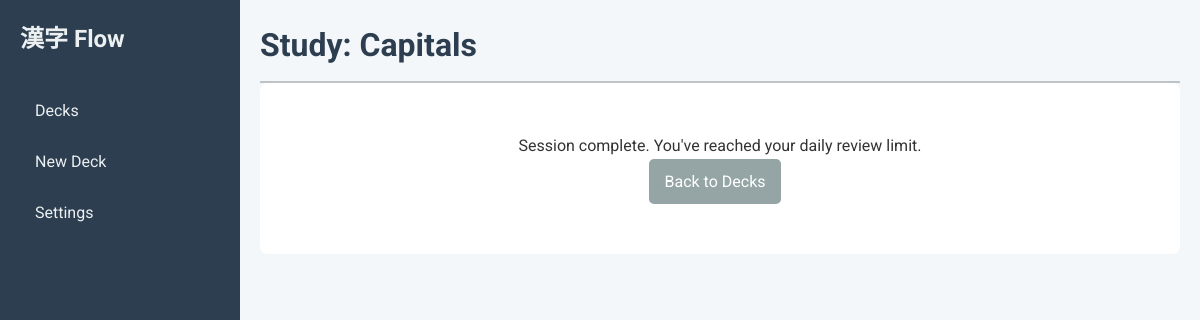
/study/1, run on an earlier commit of the app's database.
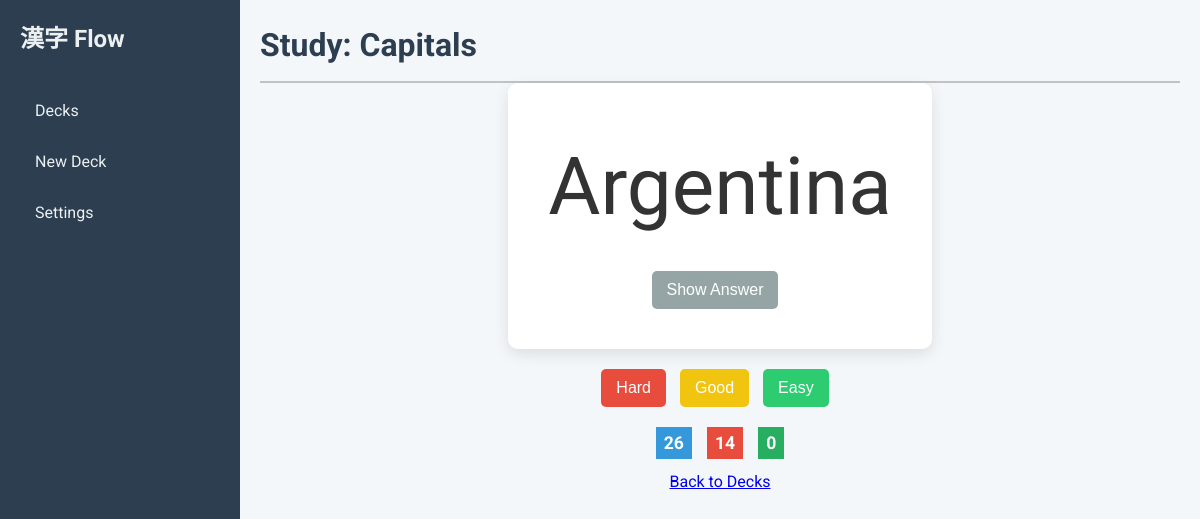
And on a later commit of the database.
### tables this page shows
CREATE TABLE decks (
            id INTEGER PRIMARY KEY AUTOINCREMENT,
            name TEXT NOT NULL UNIQUE,
            card_template TEXT NOT NULL,
            card_css TEXT NOT NULL,
            new_cards_per_day INTEGER,
            max_reviews_per_day INTEGER,
            learning_steps TEXT,
            graduating_interval INTEGER
        );

### app/main.py (the view)
@app.get("/study/{deck_id}", response_class=HTMLResponse)
async def study_deck(request: Request, deck_id: int, db: sqlite3.Connection = Depends(get_database)):
    deck = crud.get_deck(db, deck_id)
    if not deck:
        return RedirectResponse(url="/decks")
    global_new_cards = int(crud.get_setting(db, "new_cards_per_day") or "5")
    global_max_reviews = int(crud.get_setting(db, "max_reviews_per_day") or "20")
    effective_new_cards = deck.new_cards_per_day or global_new_cards
    effective_max_reviews = deck.max_reviews_per_day or global_max_reviews
    reviews_done_today = crud.get_reviews_done_today(db, deck_id)
    if reviews_done_today >= effective_max_reviews:
        return templates.TemplateResponse(
            "study.html", {
                "request": request, "deck": deck, "current_card": None,
                "message": "Session complete. You've reached your daily review limit."
            })
    current_card = crud.get_next_card_for_review(db, deck_id, effective_new_cards, effective_max_reviews)
    queue_counts = crud.get_queue_counts(db, deck_id, effective_new_cards)
    if not current_card:
        return templates.TemplateResponse(
            "study.html", {
                "request": request, "deck": deck, "current_card": None,
                "message": "Session complete. Well done!", "queue_counts": queue_counts
            })
    return templates.TemplateResponse(
        "study.html", {
            "request": request, "deck": deck, "current_card": current_card,
            "queue_counts": queue_counts
        })

### templates/study.html (shortened to what this page needs)
{% extends "base.html" %}
{% block page_title %}Study: {{ deck.name }}{% endblock %}
{% block content %}
    {% if current_card %}
        <div class="kanji-card-container">
            {{ render_template_string(deck.card_template, card=current_card) | safe }}
            <div class="review-buttons" style="margin-top: 20px;">
                <form action="/submit_review/{{ deck.id }}" method="post" style="display: inline;">
                    <button type="submit" name="quality" value="1" class="btn btn-danger">Hard</button>
                </form>
                <form action="/submit_review/{{ deck.id }}" method="post" style="display: inline;">
                    <button type="submit" name="quality" value="3" class="btn btn-warning">Good</button>
                </form>
                <form action="/submit_review/{{ deck.id }}" method="post" style="display: inline;">
                    <button type="submit" name="quality" value="5" class="btn btn-success">Easy</button>
                </form>
            </div>
        </div>
        <div class="reviews-left" style="text-align: center; margin-top: 20px; color: #7f8c8d;">
            <span class="new-count" title="New Cards">{{ queue_counts.new }}</span>
            <span class="learn-count" title="Learning">{{ queue_counts.learning }}</span>
            <span class="review-count" title="Due for Review">{{ queue_counts.review }}</span>
        </div>
        <div style="text-align: center; margin-top: 10px;">
            <a href="/decks">Back to Decks</a>
        </div>
    {% else %}
        <div class="empty-state">
            <p>{{ message or "No cards to review today!" }}</p>
            <a href="/decks" class="btn btn-secondary">Back to Decks</a>
        </div>
    {% endif %}
{% endblock %}

### templates/base.html (shortened to what this page needs)
<!DOCTYPE html>
<html lang="en">
<head>
    <link rel="stylesheet" href="/static/css/style.css">
</head>
<body>
    <div class="container">
        <aside class="sidebar">
            <div class="logo">
                <span>漢字 Flow</span>
            </div>
            <nav>
                <ul>
                    <li><a href="/decks">Decks</a></li>
                    <li><a href="/add_deck">New Deck</a></li>
                    <li><a href="/settings">Settings</a></li>
                </ul>
            </nav>
        </aside>
        <main class="content">
            <header class="header">
                <h1>{% block page_title %}{% endblock %}</h1>
            </header>
            <div class="main-content-area">
                {% block content %}{% endblock %}
            </div>
        </main>
    </div>
</body>
</html>

### static/css/style.css (style rules this page uses)
* { box-sizing: border-box; margin: 0; }
body { font-family: 'Roboto', 'Noto Sans JP', sans-serif; background-color: #f4f7f9; color: #333; line-height: 1.6; }
.container { display: flex; }
.sidebar { width: 20%; max-width: 290px; min-width: 240px; flex-shrink: 0; background-color: #2c3e50; color: #ecf0f1; height: 100vh; padding: 20px; position: sticky; top: 0; }
.content { flex-grow: 1; padding: 20px; height: 100vh; overflow-y: auto; }
.sidebar .logo { display: flex; align-items: center; margin-bottom: 30px; }
.sidebar .logo span { font-size: 1.5em; font-weight: 700; }
.sidebar nav ul { list-style-type: none; padding: 0; }
.sidebar nav ul li a { color: #ecf0f1; text-decoration: none; display: block; padding: 10px 15px; border-radius: 5px; margin-bottom: 5px; transition: background-color 0.3s; }
.header h1 { color: #2c3e50; border-bottom: 2px solid #bdc3c7; padding-bottom: 10px; }
.btn { padding: 10px 15px; border: none; border-radius: 5px; cursor: pointer; font-size: 1em; text-decoration: none; display: inline-block; margin-right: 10px; }
.btn-success { background-color: #2ecc71; color: white; }
.btn-warning { background-color: #f1c40f; color: white; }
.btn-danger { background-color: #e74c3c; color: white; }
.kanji-card-container { text-align: center; }
.kanji-card { background: white; padding: 40px; border-radius: 10px; box-shadow: 0 5px 15px rgba(0,0,0,0.1); display: inline-block; min-width: 300px; }
.kanji-character { font-size: 100px; margin-bottom: 20px; }
.review-buttons { margin-top: 20px; }
.reviews-left { text-align: center; margin-top: 20px; color: #7f8c8d; }
.new-count { background-color: #3498db; }
.learn-count { background-color: #e74c3c; }
.review-count { background-color: #27ae60; }
.reviews-left { display: flex; justify-content: center; gap: 15px; font-size: 1.1em; font-weight: bold; }
.reviews-left span { color: white; padding: 2px 8px; }

What changed in the data, as far as the page shows it:
changed decks "Capitals": card_template (not shown) → "Argentina Show Answer"
Also different on the page:
{{ queue_counts.new }}: (not shown) → "26"
{{ queue_counts.learning }}: (not shown) → "14"
{{ queue_counts.review }}: (not shown) → "0"
{{ message or "No cards to review today!" }}: "Session complete. You've reached your daily review limit." → (not shown)
text now shown: "Hard Good Easy"
